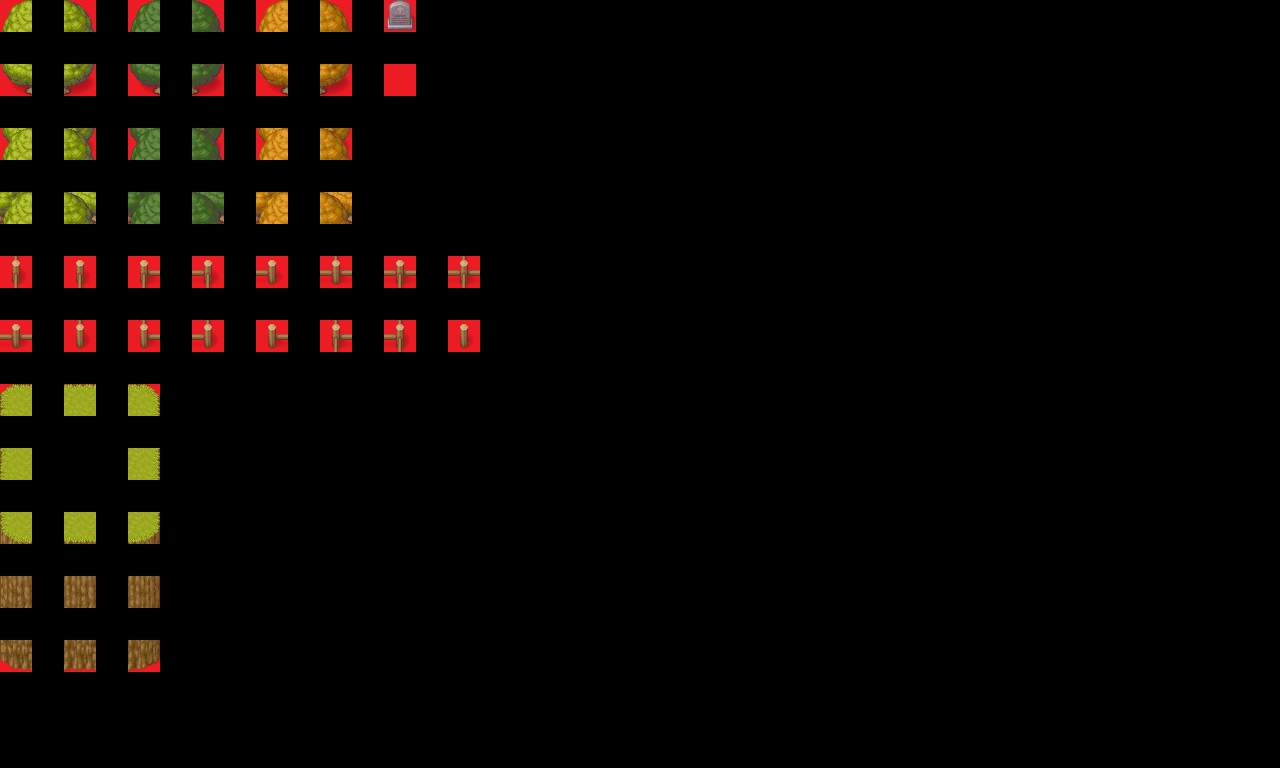

This is a level from a 2D game, rendered from its Tiled map with the project's own tilesets. A one-line summary and the complete map file follow:
An orthogonal 40x24 tile map with 32x32 px tiles, 3 tile layers (regions, input_middleground, output_collision), 2 tilesets.

<map version="1.2" tiledversion="1.2.4" orientation="orthogonal" renderorder="left-up" width="40" height="24" tilewidth="32" tileheight="32" infinite="0" nextlayerid="4" nextobjectid="1">
 <tileset firstgid="1" source="../Tilesheet/[Base]BaseChip_pipo.tsx" />
 <tileset firstgid="1065" source="../Tilesheet/[Tile] Collision.tsx" />
 <layer id="1" name="regions" width="40" height="24">
  <data encoding="csv">
1065,0,1065,0,1065,0,1065,0,1065,0,1065,0,1065,0,0,0,0,0,0,0,0,0,0,0,0,0,0,0,0,0,0,0,0,0,0,0,0,0,0,0,
0,0,0,0,0,0,0,0,0,0,0,0,0,0,0,0,0,0,0,0,0,0,0,0,0,0,0,0,0,0,0,0,0,0,0,0,0,0,0,0,
1065,0,1065,0,1065,0,1065,0,1065,0,1065,0,1065,0,0,0,0,0,0,0,0,0,0,0,0,0,0,0,0,0,0,0,0,0,0,0,0,0,0,0,
0,0,0,0,0,0,0,0,0,0,0,0,0,0,0,0,0,0,0,0,0,0,0,0,0,0,0,0,0,0,0,0,0,0,0,0,0,0,0,0,
1065,0,1065,0,1065,0,1065,0,1065,0,1065,0,0,0,0,0,0,0,0,0,0,0,0,0,0,0,0,0,0,0,0,0,0,0,0,0,0,0,0,0,
0,0,0,0,0,0,0,0,0,0,0,0,0,0,0,0,0,0,0,0,0,0,0,0,0,0,0,0,0,0,0,0,0,0,0,0,0,0,0,0,
1065,0,1065,0,1065,0,1065,0,1065,0,1065,0,0,0,0,0,0,0,0,0,0,0,0,0,0,0,0,0,0,0,0,0,0,0,0,0,0,0,0,0,
0,0,0,0,0,0,0,0,0,0,0,0,0,0,0,0,0,0,0,0,0,0,0,0,0,0,0,0,0,0,0,0,0,0,0,0,0,0,0,0,
1065,0,1065,0,1065,0,1065,0,1065,0,1065,0,1065,0,1065,0,0,0,0,0,0,0,0,0,0,0,0,0,0,0,0,0,0,0,0,0,0,0,0,0,
0,0,0,0,0,0,0,0,0,0,0,0,0,0,0,0,0,0,0,0,0,0,0,0,0,0,0,0,0,0,0,0,0,0,0,0,0,0,0,0,
1065,0,1065,0,1065,0,1065,0,1065,0,1065,0,1065,0,1065,0,0,0,0,0,0,0,0,0,0,0,0,0,0,0,0,0,0,0,0,0,0,0,0,0,
0,0,0,0,0,0,0,0,0,0,0,0,0,0,0,0,0,0,0,0,0,0,0,0,0,0,0,0,0,0,0,0,0,0,0,0,0,0,0,0,
1065,0,1065,0,1065,0,0,0,0,0,0,0,0,0,0,0,0,0,0,0,0,0,0,0,0,0,0,0,0,0,0,0,0,0,0,0,0,0,0,0,
0,0,0,0,0,0,0,0,0,0,0,0,0,0,0,0,0,0,0,0,0,0,0,0,0,0,0,0,0,0,0,0,0,0,0,0,0,0,0,0,
1065,0,0,0,1065,0,0,0,0,0,0,0,0,0,0,0,0,0,0,0,0,0,0,0,0,0,0,0,0,0,0,0,0,0,0,0,0,0,0,0,
0,0,0,0,0,0,0,0,0,0,0,0,0,0,0,0,0,0,0,0,0,0,0,0,0,0,0,0,0,0,0,0,0,0,0,0,0,0,0,0,
1065,0,1065,0,1065,0,0,0,0,0,0,0,0,0,0,0,0,0,0,0,0,0,0,0,0,0,0,0,0,0,0,0,0,0,0,0,0,0,0,0,
0,0,0,0,0,0,0,0,0,0,0,0,0,0,0,0,0,0,0,0,0,0,0,0,0,0,0,0,0,0,0,0,0,0,0,0,0,0,0,0,
1065,0,1065,0,1065,0,0,0,0,0,0,0,0,0,0,0,0,0,0,0,0,0,0,0,0,0,0,0,0,0,0,0,0,0,0,0,0,0,0,0,
0,0,0,0,0,0,0,0,0,0,0,0,0,0,0,0,0,0,0,0,0,0,0,0,0,0,0,0,0,0,0,0,0,0,0,0,0,0,0,0,
1065,0,1065,0,1065,0,0,0,0,0,0,0,0,0,0,0,0,0,0,0,0,0,0,0,0,0,0,0,0,0,0,0,0,0,0,0,0,0,0,0,
0,0,0,0,0,0,0,0,0,0,0,0,0,0,0,0,0,0,0,0,0,0,0,0,0,0,0,0,0,0,0,0,0,0,0,0,0,0,0,0,
0,0,0,0,0,0,0,0,0,0,0,0,0,0,0,0,0,0,0,0,0,0,0,0,0,0,0,0,0,0,0,0,0,0,0,0,0,0,0,0,
0,0,0,0,0,0,0,0,0,0,0,0,0,0,0,0,0,0,0,0,0,0,0,0,0,0,0,0,0,0,0,0,0,0,0,0,0,0,0,0
</data>
 </layer>
 <layer id="2" name="input_middleground" width="40" height="24">
  <data encoding="csv">
9,0,10,0,11,0,12,0,13,0,14,0,68,0,0,0,0,0,0,0,0,0,0,0,0,0,0,0,0,0,0,0,0,0,0,0,0,0,0,0,
0,0,0,0,0,0,0,0,0,0,0,0,0,0,0,0,0,0,0,0,0,0,0,0,0,0,0,0,0,0,0,0,0,0,0,0,0,0,0,0,
17,0,18,0,19,0,20,0,21,0,22,0,0,0,0,0,0,0,0,0,0,0,0,0,0,0,0,0,0,0,0,0,0,0,0,0,0,0,0,0,
0,0,0,0,0,0,0,0,0,0,0,0,0,0,0,0,0,0,0,0,0,0,0,0,0,0,0,0,0,0,0,0,0,0,0,0,0,0,0,0,
25,0,26,0,27,0,28,0,29,0,30,0,0,0,0,0,0,0,0,0,0,0,0,0,0,0,0,0,0,0,0,0,0,0,0,0,0,0,0,0,
0,0,0,0,0,0,0,0,0,0,0,0,0,0,0,0,0,0,0,0,0,0,0,0,0,0,0,0,0,0,0,0,0,0,0,0,0,0,0,0,
33,0,34,0,35,0,36,0,37,0,38,0,0,0,0,0,0,0,0,0,0,0,0,0,0,0,0,0,0,0,0,0,0,0,0,0,0,0,0,0,
0,0,0,0,0,0,0,0,0,0,0,0,0,0,0,0,0,0,0,0,0,0,0,0,0,0,0,0,0,0,0,0,0,0,0,0,0,0,0,0,
177,0,178,0,179,0,180,0,181,0,182,0,183,0,184,0,0,0,0,0,0,0,0,0,0,0,0,0,0,0,0,0,0,0,0,0,0,0,0,0,
0,0,0,0,0,0,0,0,0,0,0,0,0,0,0,0,0,0,0,0,0,0,0,0,0,0,0,0,0,0,0,0,0,0,0,0,0,0,0,0,
185,0,186,0,187,0,188,0,189,0,190,0,191,0,192,0,0,0,0,0,0,0,0,0,0,0,0,0,0,0,0,0,0,0,0,0,0,0,0,0,
0,0,0,0,0,0,0,0,0,0,0,0,0,0,0,0,0,0,0,0,0,0,0,0,0,0,0,0,0,0,0,0,0,0,0,0,0,0,0,0,
73,0,74,0,75,0,0,0,0,0,0,0,0,0,0,0,0,0,0,0,0,0,0,0,0,0,0,0,0,0,0,0,0,0,0,0,0,0,0,0,
0,0,0,0,0,0,0,0,0,0,0,0,0,0,0,0,0,0,0,0,0,0,0,0,0,0,0,0,0,0,0,0,0,0,0,0,0,0,0,0,
81,0,0,0,83,0,0,0,0,0,0,0,0,0,0,0,0,0,0,0,0,0,0,0,0,0,0,0,0,0,0,0,0,0,0,0,0,0,0,0,
0,0,0,0,0,0,0,0,0,0,0,0,0,0,0,0,0,0,0,0,0,0,0,0,0,0,0,0,0,0,0,0,0,0,0,0,0,0,0,0,
89,0,90,0,91,0,0,0,0,0,0,0,0,0,0,0,0,0,0,0,0,0,0,0,0,0,0,0,0,0,0,0,0,0,0,0,0,0,0,0,
0,0,0,0,0,0,0,0,0,0,0,0,0,0,0,0,0,0,0,0,0,0,0,0,0,0,0,0,0,0,0,0,0,0,0,0,0,0,0,0,
97,0,98,0,99,0,0,0,0,0,0,0,0,0,0,0,0,0,0,0,0,0,0,0,0,0,0,0,0,0,0,0,0,0,0,0,0,0,0,0,
0,0,0,0,0,0,0,0,0,0,0,0,0,0,0,0,0,0,0,0,0,0,0,0,0,0,0,0,0,0,0,0,0,0,0,0,0,0,0,0,
105,0,106,0,107,0,0,0,0,0,0,0,0,0,0,0,0,0,0,0,0,0,0,0,0,0,0,0,0,0,0,0,0,0,0,0,0,0,0,0,
0,0,0,0,0,0,0,0,0,0,0,0,0,0,0,0,0,0,0,0,0,0,0,0,0,0,0,0,0,0,0,0,0,0,0,0,0,0,0,0,
0,0,0,0,0,0,0,0,0,0,0,0,0,0,0,0,0,0,0,0,0,0,0,0,0,0,0,0,0,0,0,0,0,0,0,0,0,0,0,0,
0,0,0,0,0,0,0,0,0,0,0,0,0,0,0,0,0,0,0,0,0,0,0,0,0,0,0,0,0,0,0,0,0,0,0,0,0,0,0,0
</data>
 </layer>
 <layer id="3" name="output_collision" width="40" height="24" opacity="0.1">
  <data encoding="csv">
1065,0,1065,0,1065,0,1065,0,1065,0,1065,0,1065,0,0,0,0,0,0,0,0,0,0,0,0,0,0,0,0,0,0,0,0,0,0,0,0,0,0,0,
0,0,0,0,0,0,0,0,0,0,0,0,0,0,0,0,0,0,0,0,0,0,0,0,0,0,0,0,0,0,0,0,0,0,0,0,0,0,0,0,
1065,0,1065,0,1065,0,1065,0,1065,0,1065,0,1065,0,0,0,0,0,0,0,0,0,0,0,0,0,0,0,0,0,0,0,0,0,0,0,0,0,0,0,
0,0,0,0,0,0,0,0,0,0,0,0,0,0,0,0,0,0,0,0,0,0,0,0,0,0,0,0,0,0,0,0,0,0,0,0,0,0,0,0,
1065,0,1065,0,1065,0,1065,0,1065,0,1065,0,0,0,0,0,0,0,0,0,0,0,0,0,0,0,0,0,0,0,0,0,0,0,0,0,0,0,0,0,
0,0,0,0,0,0,0,0,0,0,0,0,0,0,0,0,0,0,0,0,0,0,0,0,0,0,0,0,0,0,0,0,0,0,0,0,0,0,0,0,
1065,0,1065,0,1065,0,1065,0,1065,0,1065,0,0,0,0,0,0,0,0,0,0,0,0,0,0,0,0,0,0,0,0,0,0,0,0,0,0,0,0,0,
0,0,0,0,0,0,0,0,0,0,0,0,0,0,0,0,0,0,0,0,0,0,0,0,0,0,0,0,0,0,0,0,0,0,0,0,0,0,0,0,
1065,0,1065,0,1065,0,1065,0,1065,0,1065,0,1065,0,1065,0,0,0,0,0,0,0,0,0,0,0,0,0,0,0,0,0,0,0,0,0,0,0,0,0,
0,0,0,0,0,0,0,0,0,0,0,0,0,0,0,0,0,0,0,0,0,0,0,0,0,0,0,0,0,0,0,0,0,0,0,0,0,0,0,0,
1065,0,1065,0,1065,0,1065,0,1065,0,1065,0,1065,0,1065,0,0,0,0,0,0,0,0,0,0,0,0,0,0,0,0,0,0,0,0,0,0,0,0,0,
0,0,0,0,0,0,0,0,0,0,0,0,0,0,0,0,0,0,0,0,0,0,0,0,0,0,0,0,0,0,0,0,0,0,0,0,0,0,0,0,
1065,0,1065,0,1065,0,0,0,0,0,0,0,0,0,0,0,0,0,0,0,0,0,0,0,0,0,0,0,0,0,0,0,0,0,0,0,0,0,0,0,
0,0,0,0,0,0,0,0,0,0,0,0,0,0,0,0,0,0,0,0,0,0,0,0,0,0,0,0,0,0,0,0,0,0,0,0,0,0,0,0,
1065,0,0,0,1065,0,0,0,0,0,0,0,0,0,0,0,0,0,0,0,0,0,0,0,0,0,0,0,0,0,0,0,0,0,0,0,0,0,0,0,
0,0,0,0,0,0,0,0,0,0,0,0,0,0,0,0,0,0,0,0,0,0,0,0,0,0,0,0,0,0,0,0,0,0,0,0,0,0,0,0,
1065,0,1065,0,1065,0,0,0,0,0,0,0,0,0,0,0,0,0,0,0,0,0,0,0,0,0,0,0,0,0,0,0,0,0,0,0,0,0,0,0,
0,0,0,0,0,0,0,0,0,0,0,0,0,0,0,0,0,0,0,0,0,0,0,0,0,0,0,0,0,0,0,0,0,0,0,0,0,0,0,0,
1065,0,1065,0,1065,0,0,0,0,0,0,0,0,0,0,0,0,0,0,0,0,0,0,0,0,0,0,0,0,0,0,0,0,0,0,0,0,0,0,0,
0,0,0,0,0,0,0,0,0,0,0,0,0,0,0,0,0,0,0,0,0,0,0,0,0,0,0,0,0,0,0,0,0,0,0,0,0,0,0,0,
1065,0,1065,0,1065,0,0,0,0,0,0,0,0,0,0,0,0,0,0,0,0,0,0,0,0,0,0,0,0,0,0,0,0,0,0,0,0,0,0,0,
0,0,0,0,0,0,0,0,0,0,0,0,0,0,0,0,0,0,0,0,0,0,0,0,0,0,0,0,0,0,0,0,0,0,0,0,0,0,0,0,
0,0,0,0,0,0,0,0,0,0,0,0,0,0,0,0,0,0,0,0,0,0,0,0,0,0,0,0,0,0,0,0,0,0,0,0,0,0,0,0,
0,0,0,0,0,0,0,0,0,0,0,0,0,0,0,0,0,0,0,0,0,0,0,0,0,0,0,0,0,0,0,0,0,0,0,0,0,0,0,0
</data>
 </layer>
</map>
